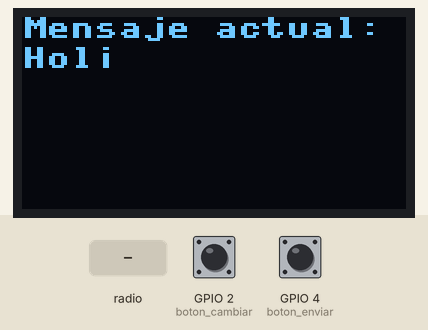
The program below on a simulated ESP32 board running MicroPython. Parts: 128×64 one-colour display. Inputs (shaded band) come from the test bench; at power-on: GPIO 4 (boton_enviar) HIGH, GPIO 2 (boton_cambiar) HIGH. No radio messages arrive unless stated (any console line starting 'radio sent:' is added by the test bench); what the program prints to the serial console is not drawn.

Above: at 3.2 s.
3.3 s: GPIO 4 (boton_enviar) pulled LOW for 0.15 s
At 4.8 s:
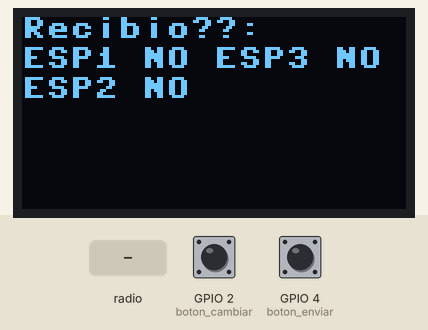
6.4 s: radio message "FWD:" arrives
At 7.6 s:
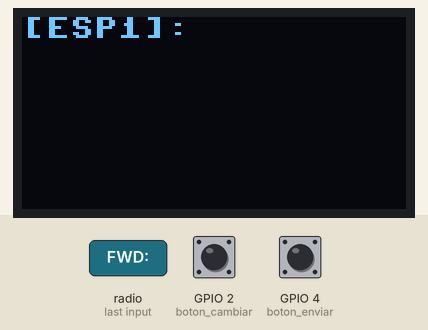
9.4 s: GPIO 2 (boton_cambiar) pulled LOW for 0.15 s
At 9.9 s:
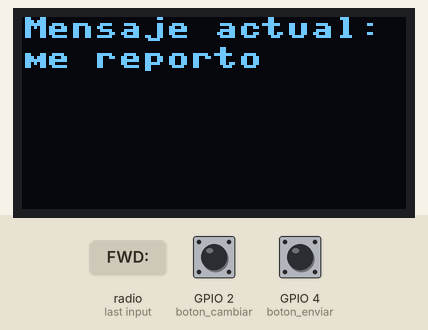
11.0 s: GPIO 4 (boton_enviar) pulled LOW for 1 s
At 11.3 s:
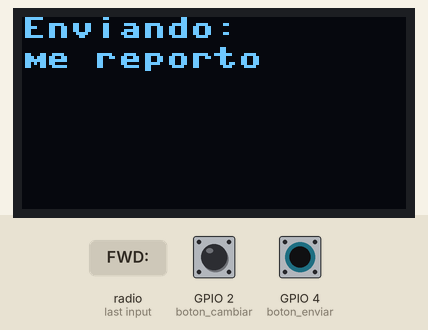
13.5 s: GPIO 2 (boton_cambiar) pulled LOW for 1 s
At 15.1 s:
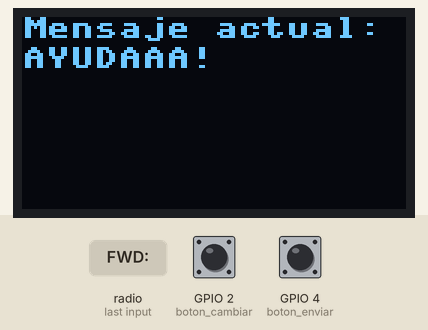
16.0 s: GPIO 4 (boton_enviar) pulled LOW for 0.15 s
At 16.3 s:
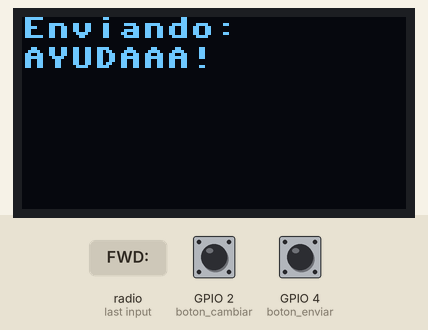
Timing chart, 0 to 19.0 s (numbered marks = the images above; inputs shaded):
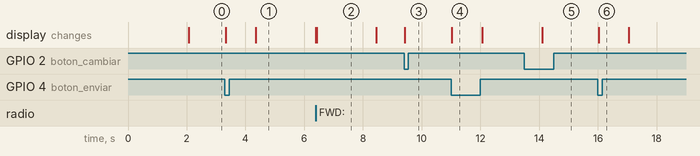

The program:

esp_now_ver4.py
```python
# ESP-NOW Comunicación entre 4 ESP32 (Topología Cuadrado) con Display, 2 Push Buttons y ACK
# Cada nodo envía mensajes de entre 3 opciones predefinidas y reenvía (solo una vez) para que todos los nodos puedan leerlos.
# Se evita retroalimentación infinita usando el prefijo "FWD:" en mensajes reenviados.
# Cambiamos el mensaje "ACK:" por "Recibio??:\n"
# RILB


from machine import Pin
from oled import Display
import network
import espnow
import time

# ---------------- CONFIGURACIÓN DEL NODO ----------------
# Define el ID de este nodo (cámbialo a "ESP1", "ESP2", "ESP3" o "ESP4" según corresponda)
DEVICE_ID = "ESP4"  # Ejemplo: este nodo es ESP4

# Define las MAC reales de cada nodo (reemplaza estos valores por los tuyos)
peers = {
    "ESP1": b'\x9c\x9c\x1f\xc8\x07\xc4',      	# ---- de Joel
    "ESP2": b'\x08\xb6\x1f7\xd6\\',  			# ---- de LAB
    "ESP3": b'\xa0\xb7eb\xef\xa4'              	# ---- de LYF
    #"ESP4": b'\x94<\xc62\xca0'                 # ---- de RILB
}

# Configuración de conectividad según topología (cuadrado):
# Ejemplo de topología:
#    ESP1 ----- ESP2
#     |          |
#    ESP4 ----- ESP3
neighbors_ids = {
    "ESP1": ["ESP2", "ESP3", "ESP4"],
    "ESP2": ["ESP1", "ESP3", "ESP4"],
    "ESP3": ["ESP2", "ESP4", "ESP1"],
    "ESP4": ["ESP1", "ESP3", "ESP2"] 	# Se actualiza para que ESP1 tenga a ESP2, ESP3 y ESP4 como vecinos
}
# Lista de vecinos (MACs) para este nodo:
neighbors = [peers[n] for n in neighbors_ids[DEVICE_ID]]

# Mapeo de alias: se usa para mostrar nombres cortos en el display.
alias = {peers[k]: k for k in peers if k != DEVICE_ID}  # no se incluye el propio nodo

# ---------------- INICIALIZACIÓN WIFI y ESP-NOW ----------------
w0 = network.WLAN(network.STA_IF)
w0.active(True)

# Inicializa ESP-NOW
esp = espnow.ESPNow()
esp.active(True)  # Activa ESP-NOW

# Agrega a ESP-NOW solo los peers vecinos (no se agrega el propio)
for mac in neighbors:
    esp.add_peer(mac)

# ---------------- MENSAJES PREDEFINIDOS ----------------
mensajes = ["Holi", "me reporto", "AYUDAAA!"]
indice_msg = 0

# ---------------- DISPLAY OLED ----------------
display = Display()
def mostrar_menu():
    display.text("Mensaje actual:\n{}".format(mensajes[indice_msg]))

display.text("{} listo".format(DEVICE_ID))
time.sleep(2)
mostrar_menu()

# ---------------- CONFIGURACIÓN DE LOS BOTONES ----------------
# Se usan dos push buttons: uno para cambiar el mensaje y otro para enviarlo.
# Ajusta los pines según tus conexiones.
boton_cambiar = Pin(2, Pin.IN, Pin.PULL_UP)  # Botón para cambiar mensaje
boton_enviar = Pin(4, Pin.IN, Pin.PULL_UP)    # Botón para enviar mensaje

ultimo_estado_cambiar = boton_cambiar.value()
ultimo_estado_enviar = boton_enviar.value()

# ---------------- ENVÍO CON ACK ----------------
def enviar_mensaje():
    global indice_msg
    # Componer mensaje: "DEVICE_ID:mensaje"
    msg_text = "{}:{}".format(DEVICE_ID, mensajes[indice_msg])
    display.text("Enviando:\n{}".format(mensajes[indice_msg]))

    # Reinicia el diccionario de ACK para cada vecino
    ack_status = {mac: False for mac in neighbors}

    # Envía el mensaje a todos los vecinos
    for mac in neighbors:
        esp.send(mac, msg_text.encode())

    # Espera 1 segundo para recolectar ACKs
    start_ack = time.ticks_ms()
    while time.ticks_diff(time.ticks_ms(), start_ack) < 1000:
        if esp.any():
            host, rec = esp.recv()
            rec_text = rec.decode()
            if rec_text.startswith("Recibio??:\n"):
                # Registro de ACK: se asume que el ACK es "ACK:remitente"
                ack_status[host] = True
        time.sleep(0.05)

    # Construye el resumen de recepción
    resumen = "Recibio??:\n"
    for mac in neighbors:
        nombre = alias.get(mac, mac.hex()[:8])
        if ack_status.get(mac, False):
            resumen += " {} Si".format(nombre)
        else:
            resumen += " {} NO".format(nombre)
    display.text(resumen)
    time.sleep(2)
    mostrar_menu()

# ---------------- BUCLE PRINCIPAL ----------------
while True:
    estado_cambiar = boton_cambiar.value()
    estado_enviar = boton_enviar.value()

    if estado_cambiar == 0 and ultimo_estado_cambiar == 1:
        # Cambia el mensaje (incrementa el índice)
        indice_msg = (indice_msg + 1) % len(mensajes)
        mostrar_menu()
        time.sleep(0.3)

    if estado_enviar == 0 and ultimo_estado_enviar == 1:
        enviar_mensaje()

    ultimo_estado_cambiar = estado_cambiar
    ultimo_estado_enviar = estado_enviar

    # Procesar recepción de mensajes
    if esp.any():
        host, rec = esp.recv()
        rec_text = rec.decode()
        # Si el mensaje recibido es un ACK, se ignora en esta sección.
        if not rec_text.startswith("Recibio??:\n"):
            # Se asume que el mensaje es "SENDER:contenido"
            parts = rec_text.split(":", 1)
            if len(parts) == 2:
                sender, contenido = parts
            else:
                sender, contenido = "?", rec_text

            # Si el mensaje proviene de este mismo nodo, lo ignora para evitar bucles.
            if sender == DEVICE_ID:
                # No se procesa el mensaje para evitar que ESP2 procese su propio mensaje reenviado.
                pass
            else:
                # Si el mensaje no tiene el prefijo "FWD:" (es original), lo reenviamos a los vecinos (excepto al que lo envió)
                if not rec_text.startswith("FWD:"):
                    forward_text = "FWD:" + rec_text
                    for mac in neighbors:
                        if mac != host:
                            esp.send(mac, forward_text.encode())
                # Muestra el mensaje recibido en el display
                sender_alias = alias.get(host, host.hex()[:8])
                display.text("[{}]:\n{}".format(sender_alias, contenido))
                time.sleep(2)
                mostrar_menu()
                # Envía ACK de vuelta al remitente
                ack_msg = "Recibio??:\n" + DEVICE_ID
                esp.send(host, ack_msg.encode())
```

oled.py
```python
# Desplegando texto en Display de forma ordenada como CLASE
# RILB
# Ahora reconoce paralras grandes y las pasa a la siguiente linea
# Ahora con solo poner \n puedes hacer saltos de linea
from machine import Pin, I2C
from ssd1306 import SSD1306_I2C

class Display:
    def __init__(self, width=128, height=64, scl_pin=22, sda_pin=21):
        self.width = width
        self.height = height
        self.i2c = I2C(0, scl=Pin(scl_pin), sda=Pin(sda_pin))
        self.display = SSD1306_I2C(width, height, self.i2c)
        self.line_height = 10
        self.chars_per_line = self.width // 8
        self.max_lines = self.height // self.line_height

    def clear(self):
        self.display.fill(0)
        self.display.show()

    def show(self):
        self.display.show()

    def text(self, message, x=0, y=0):
        self.display.fill(0)
        lines = []
        for raw_line in message.split('\n'):
            words = raw_line.split()
            current_line = ""
            for word in words:
                if len(current_line + " " + word) <= self.chars_per_line:
                    if current_line:
                        current_line += " " + word
                    else:
                        current_line = word
                else:
                    lines.append(current_line)
                    current_line = word
            if current_line:
                lines.append(current_line)

        for i, line in enumerate(lines[:self.max_lines]):
            self.display.text(line, x, y + i * self.line_height)

        self.display.show()
```

Measured:
- after the input at 3.3 s, the display: first changes at once (image 1 shows a later state)
- after the input at 6.4 s, the display: first differs from a run without the input at once (image 2)
- after the input at 9.4 s, the display: changes at once (image 3)
- after the input at 11.0 s, the display: changes at once (image 4)
- after the input at 13.5 s, the display: changes after 0.60 s (image 5)
- after the input at 16.0 s, the display: changes at once (image 6)
- what the display in image 2 shows lasts 2.0 s, from 6.4 s to 8.4 s
